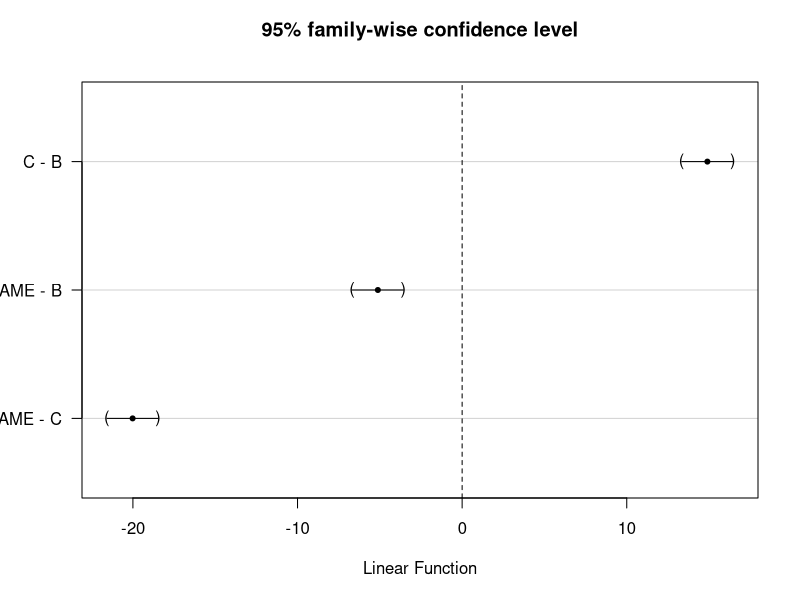
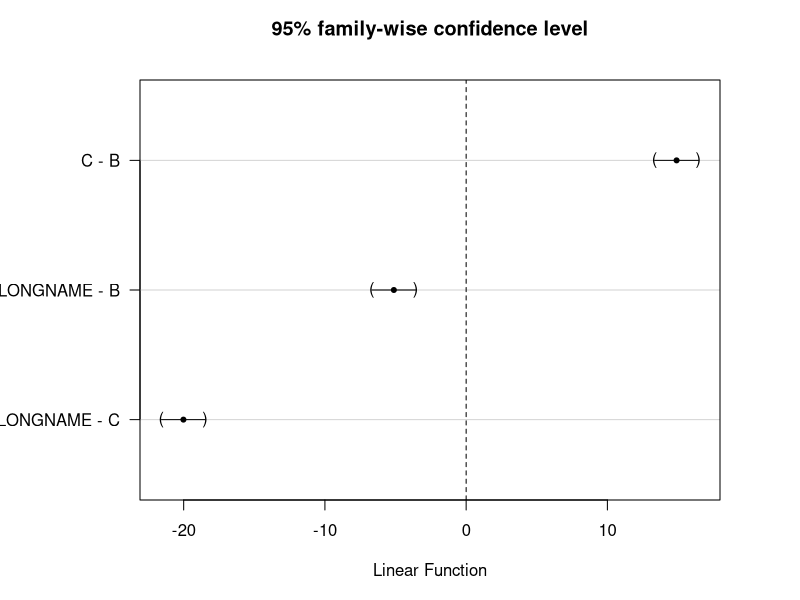

Recreate these plots in R, in order.

times <- data.frame(
    hours = c(rgamma(100,10, 1), rgamma(100, 15,1), rgamma(100, 30,1)), 
    group = c(rep("LONGNAME", 100), rep("B", 100), rep("C", 100))
    )
anova <- aov(hours~group, data=times)
library(multcomp)
anova$model$group <- as.factor(anova$model$group)
tukeys <- glht(anova, linfct = mcp(group = "Tukey"))
# if one of the groups has a long name it will not be shown correctly by default
plot(tukeys)
# we can change the margin using the `par` function with the `mar` argument
# The numbers are c(bottom, left, top, right)
par(mar=c(5,7,4,4))
plot(tukeys)
# This also works for other plots of course!
